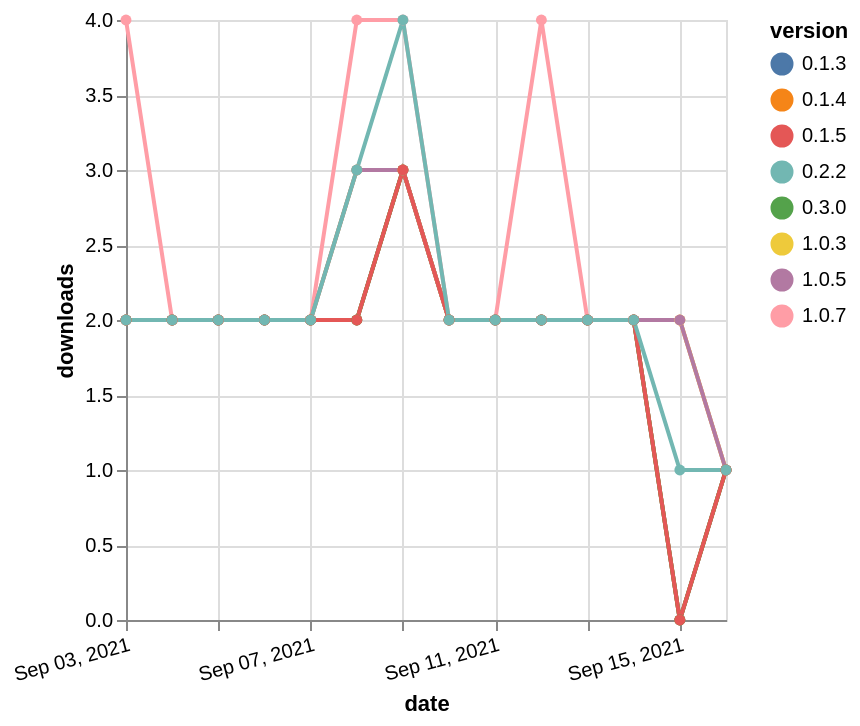

Specify this chart in Vega-Lite:
### Vega-Lite specification from a JSON file in a GitHub repository (floating-point values rounded to 4 significant figures)
{"$schema": "https://vega.github.io/schema/vega-lite/v5.json", "description": "A simple bar chart with embedded data.", "data": {"values": [{"date": "2021-09-03", "total": 2077, "delta": 2, "version": "0.1.3"}, {"date": "2021-09-04", "total": 2079, "delta": 2, "version": "0.1.3"}, {"date": "2021-09-05", "total": 2081, "delta": 2, "version": "0.1.3"}, {"date": "2021-09-06", "total": 2083, "delta": 2, "version": "0.1.3"}, {"date": "2021-09-07", "total": 2085, "delta": 2, "version": "0.1.3"}, {"date": "2021-09-08", "total": 2087, "delta": 2, "version": "0.1.3"}, {"date": "2021-09-09", "total": 2090, "delta": 3, "version": "0.1.3"}, {"date": "2021-09-10", "total": 2092, "delta": 2, "version": "0.1.3"}, {"date": "2021-09-11", "total": 2094, "delta": 2, "version": "0.1.3"}, {"date": "2021-09-12", "total": 2096, "delta": 2, "version": "0.1.3"}, {"date": "2021-09-13", "total": 2098, "delta": 2, "version": "0.1.3"}, {"date": "2021-09-14", "total": 2100, "delta": 2, "version": "0.1.3"}, {"date": "2021-09-15", "total": 2100, "delta": 0, "version": "0.1.3"}, {"date": "2021-09-16", "total": 2101, "delta": 1, "version": "0.1.3"}, {"date": "2021-09-03", "total": 1133, "delta": 4, "version": "1.0.7"}, {"date": "2021-09-04", "total": 1135, "delta": 2, "version": "1.0.7"}, {"date": "2021-09-05", "total": 1137, "delta": 2, "version": "1.0.7"}, {"date": "2021-09-06", "total": 1139, "delta": 2, "version": "1.0.7"}, {"date": "2021-09-07", "total": 1141, "delta": 2, "version": "1.0.7"}, {"date": "2021-09-08", "total": 1145, "delta": 4, "version": "1.0.7"}, {"date": "2021-09-09", "total": 1149, "delta": 4, "version": "1.0.7"}, {"date": "2021-09-10", "total": 1151, "delta": 2, "version": "1.0.7"}, {"date": "2021-09-11", "total": 1153, "delta": 2, "version": "1.0.7"}, {"date": "2021-09-12", "total": 1157, "delta": 4, "version": "1.0.7"}, {"date": "2021-09-13", "total": 1159, "delta": 2, "version": "1.0.7"}, {"date": "2021-09-14", "total": 1161, "delta": 2, "version": "1.0.7"}, {"date": "2021-09-15", "total": 1163, "delta": 2, "version": "1.0.7"}, {"date": "2021-09-16", "total": 1164, "delta": 1, "version": "1.0.7"}, {"date": "2021-09-03", "total": 2156, "delta": 2, "version": "0.1.4"}, {"date": "2021-09-04", "total": 2158, "delta": 2, "version": "0.1.4"}, {"date": "2021-09-05", "total": 2160, "delta": 2, "version": "0.1.4"}, {"date": "2021-09-06", "total": 2162, "delta": 2, "version": "0.1.4"}, {"date": "2021-09-07", "total": 2164, "delta": 2, "version": "0.1.4"}, {"date": "2021-09-08", "total": 2166, "delta": 2, "version": "0.1.4"}, {"date": "2021-09-09", "total": 2169, "delta": 3, "version": "0.1.4"}, {"date": "2021-09-10", "total": 2171, "delta": 2, "version": "0.1.4"}, {"date": "2021-09-11", "total": 2173, "delta": 2, "version": "0.1.4"}, {"date": "2021-09-12", "total": 2175, "delta": 2, "version": "0.1.4"}, {"date": "2021-09-13", "total": 2177, "delta": 2, "version": "0.1.4"}, {"date": "2021-09-14", "total": 2179, "delta": 2, "version": "0.1.4"}, {"date": "2021-09-15", "total": 2179, "delta": 0, "version": "0.1.4"}, {"date": "2021-09-16", "total": 2180, "delta": 1, "version": "0.1.4"}, {"date": "2021-09-03", "total": 1153, "delta": 2, "version": "0.3.0"}, {"date": "2021-09-04", "total": 1155, "delta": 2, "version": "0.3.0"}, {"date": "2021-09-05", "total": 1157, "delta": 2, "version": "0.3.0"}, {"date": "2021-09-06", "total": 1159, "delta": 2, "version": "0.3.0"}, {"date": "2021-09-07", "total": 1161, "delta": 2, "version": "0.3.0"}, {"date": "2021-09-08", "total": 1163, "delta": 2, "version": "0.3.0"}, {"date": "2021-09-09", "total": 1166, "delta": 3, "version": "0.3.0"}, {"date": "2021-09-10", "total": 1168, "delta": 2, "version": "0.3.0"}, {"date": "2021-09-11", "total": 1170, "delta": 2, "version": "0.3.0"}, {"date": "2021-09-12", "total": 1172, "delta": 2, "version": "0.3.0"}, {"date": "2021-09-13", "total": 1174, "delta": 2, "version": "0.3.0"}, {"date": "2021-09-14", "total": 1176, "delta": 2, "version": "0.3.0"}, {"date": "2021-09-15", "total": 1176, "delta": 0, "version": "0.3.0"}, {"date": "2021-09-16", "total": 1177, "delta": 1, "version": "0.3.0"}, {"date": "2021-09-03", "total": 1043, "delta": 2, "version": "1.0.3"}, {"date": "2021-09-04", "total": 1045, "delta": 2, "version": "1.0.3"}, {"date": "2021-09-05", "total": 1047, "delta": 2, "version": "1.0.3"}, {"date": "2021-09-06", "total": 1049, "delta": 2, "version": "1.0.3"}, {"date": "2021-09-07", "total": 1051, "delta": 2, "version": "1.0.3"}, {"date": "2021-09-08", "total": 1054, "delta": 3, "version": "1.0.3"}, {"date": "2021-09-09", "total": 1057, "delta": 3, "version": "1.0.3"}, {"date": "2021-09-10", "total": 1059, "delta": 2, "version": "1.0.3"}, {"date": "2021-09-11", "total": 1061, "delta": 2, "version": "1.0.3"}, {"date": "2021-09-12", "total": 1063, "delta": 2, "version": "1.0.3"}, {"date": "2021-09-13", "total": 1065, "delta": 2, "version": "1.0.3"}, {"date": "2021-09-14", "total": 1067, "delta": 2, "version": "1.0.3"}, {"date": "2021-09-15", "total": 1069, "delta": 2, "version": "1.0.3"}, {"date": "2021-09-16", "total": 1070, "delta": 1, "version": "1.0.3"}, {"date": "2021-09-03", "total": 1096, "delta": 2, "version": "1.0.5"}, {"date": "2021-09-04", "total": 1098, "delta": 2, "version": "1.0.5"}, {"date": "2021-09-05", "total": 1100, "delta": 2, "version": "1.0.5"}, {"date": "2021-09-06", "total": 1102, "delta": 2, "version": "1.0.5"}, {"date": "2021-09-07", "total": 1104, "delta": 2, "version": "1.0.5"}, {"date": "2021-09-08", "total": 1107, "delta": 3, "version": "1.0.5"}, {"date": "2021-09-09", "total": 1110, "delta": 3, "version": "1.0.5"}, {"date": "2021-09-10", "total": 1112, "delta": 2, "version": "1.0.5"}, {"date": "2021-09-11", "total": 1114, "delta": 2, "version": "1.0.5"}, {"date": "2021-09-12", "total": 1116, "delta": 2, "version": "1.0.5"}, {"date": "2021-09-13", "total": 1118, "delta": 2, "version": "1.0.5"}, {"date": "2021-09-14", "total": 1120, "delta": 2, "version": "1.0.5"}, {"date": "2021-09-15", "total": 1122, "delta": 2, "version": "1.0.5"}, {"date": "2021-09-16", "total": 1123, "delta": 1, "version": "1.0.5"}, {"date": "2021-09-03", "total": 2094, "delta": 2, "version": "0.1.5"}, {"date": "2021-09-04", "total": 2096, "delta": 2, "version": "0.1.5"}, {"date": "2021-09-05", "total": 2098, "delta": 2, "version": "0.1.5"}, {"date": "2021-09-06", "total": 2100, "delta": 2, "version": "0.1.5"}, {"date": "2021-09-07", "total": 2102, "delta": 2, "version": "0.1.5"}, {"date": "2021-09-08", "total": 2104, "delta": 2, "version": "0.1.5"}, {"date": "2021-09-09", "total": 2107, "delta": 3, "version": "0.1.5"}, {"date": "2021-09-10", "total": 2109, "delta": 2, "version": "0.1.5"}, {"date": "2021-09-11", "total": 2111, "delta": 2, "version": "0.1.5"}, {"date": "2021-09-12", "total": 2113, "delta": 2, "version": "0.1.5"}, {"date": "2021-09-13", "total": 2115, "delta": 2, "version": "0.1.5"}, {"date": "2021-09-14", "total": 2117, "delta": 2, "version": "0.1.5"}, {"date": "2021-09-15", "total": 2117, "delta": 0, "version": "0.1.5"}, {"date": "2021-09-16", "total": 2118, "delta": 1, "version": "0.1.5"}, {"date": "2021-09-03", "total": 1572, "delta": 2, "version": "0.2.2"}, {"date": "2021-09-04", "total": 1574, "delta": 2, "version": "0.2.2"}, {"date": "2021-09-05", "total": 1576, "delta": 2, "version": "0.2.2"}, {"date": "2021-09-06", "total": 1578, "delta": 2, "version": "0.2.2"}, {"date": "2021-09-07", "total": 1580, "delta": 2, "version": "0.2.2"}, {"date": "2021-09-08", "total": 1583, "delta": 3, "version": "0.2.2"}, {"date": "2021-09-09", "total": 1587, "delta": 4, "version": "0.2.2"}, {"date": "2021-09-10", "total": 1589, "delta": 2, "version": "0.2.2"}, {"date": "2021-09-11", "total": 1591, "delta": 2, "version": "0.2.2"}, {"date": "2021-09-12", "total": 1593, "delta": 2, "version": "0.2.2"}, {"date": "2021-09-13", "total": 1595, "delta": 2, "version": "0.2.2"}, {"date": "2021-09-14", "total": 1597, "delta": 2, "version": "0.2.2"}, {"date": "2021-09-15", "total": 1598, "delta": 1, "version": "0.2.2"}, {"date": "2021-09-16", "total": 1599, "delta": 1, "version": "0.2.2"}]}, "width": "container", "mark": {"type": "line", "point": {"filled": true}}, "encoding": {"x": {"field": "date", "type": "temporal", "timeUnit": "yearmonthdate", "title": "date", "axis": {"labelAngle": -15}}, "y": {"field": "delta", "type": "quantitative", "title": "downloads"}, "color": {"field": "version", "type": "nominal"}, "tooltip": {"field": "delta"}}}
